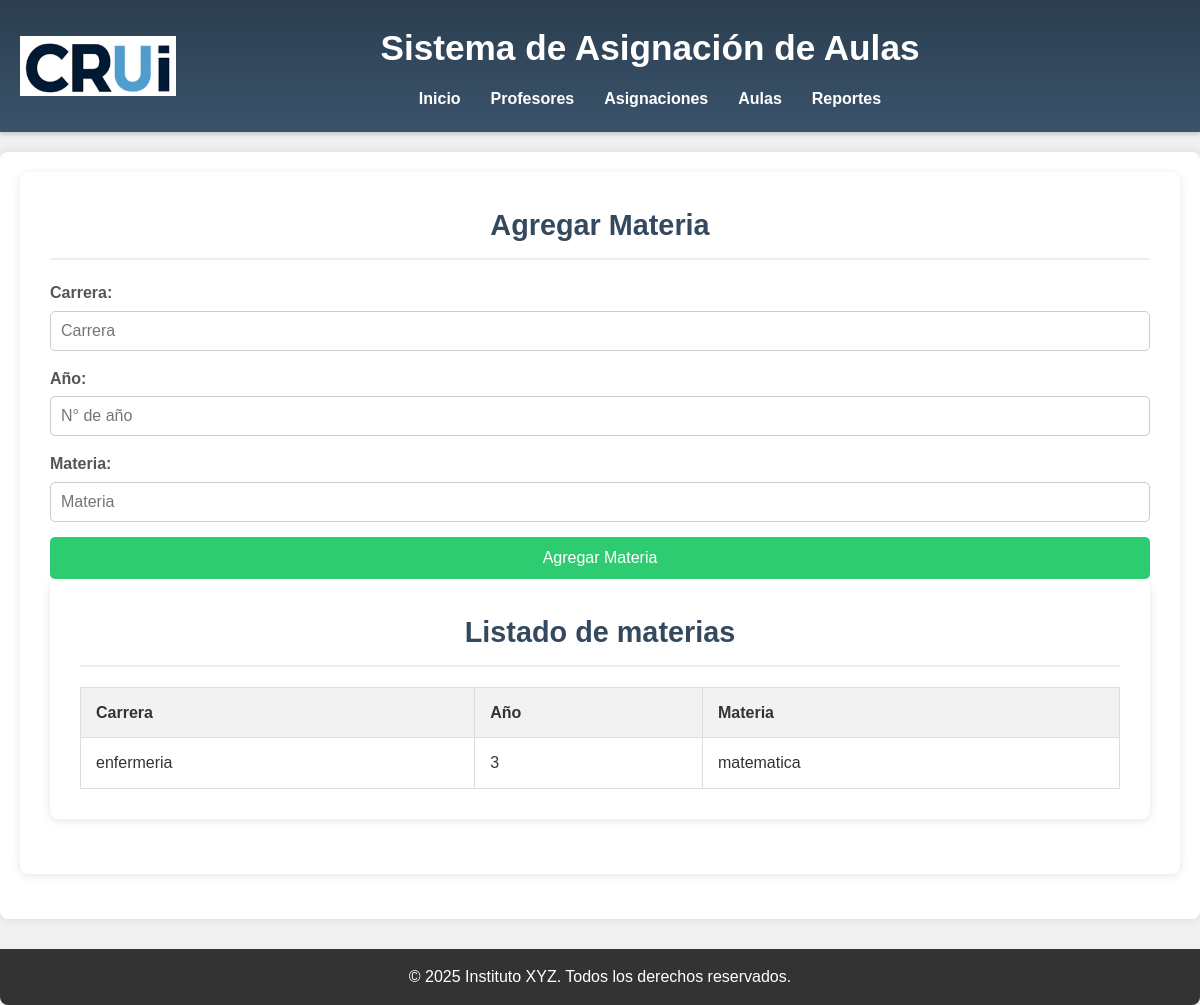
The page /views/materias.php on the database its author committed.
### tables this page shows
CREATE TABLE `materias` (
  `id` int(11) NOT NULL,
  `carrera` varchar(100) NOT NULL,
  `anio` int(4) NOT NULL DEFAULT 1,
  `materia` varchar(100) NOT NULL
);

### views/materias.php (the view, shortened to what this page needs)
<?php
include '../config/conexion.php';
$sql = "SELECT * FROM materias";
$result = $conexion->query($sql);
?>
<!DOCTYPE html>
<html lang="es">
<head>
    <link rel="stylesheet" href="../css/style.css">
</head>
<body>
    <header>
        <img src="../img/CRUI_logo.png" alt="Logo CRUI" class="header-logo-absolute">
        <h1>Sistema de Asignación de Aulas</h1>
        <nav>
            <ul>
                <li><a href="index.php">Inicio</a></li>
                <li><a href="profesores.php">Profesores</a></li>
                <li><a href="asignaciones.php">Asignaciones</a></li>
                <li><a href="aulas.php">Aulas</a></li>
                <li><a href="#reportes">Reportes</a></li>
            </ul>
        </nav>
    </header>
    <main class="container">
                <section id="agregar-materia">
                    <h2>Agregar Materia</h2>
                    <form id="add-materia-form" action="agregar_materia.php" method="POST">
                          <div class="form-group">
        <label for="materia-carrera">Carrera:</label>
        <input type="text" id="materia-carrera" name="carrera" placeholder="Carrera" required>
    </div>
    <div class="form-group">
        <label for="materia-anio">Año:</label>
      <input type="number" id="materia-anio" name="anio" placeholder="N° de año" required>
    </div>
    <div class="form-group">
        <label for="materia-materia">Materia:</label>
        <input type="text" id="materia-materia" name="materia" placeholder="Materia" required>
    </div>
    <button type="submit">Agregar Materia</button>
</form>
        <section id="asignaciones-actuales">
            <h2>Listado de materias</h2>
<table id="current-assignments-table">
    <thead>
        <tr>
            <th>Carrera</th>
            <th>Año</th>
            <th>Materia</th>
        </tr>
    </thead>
    <tbody>
        <?php
        if ($result->num_rows > 0) {
            while ($row = $result->fetch_assoc()) {
                echo "<tr>";
                echo "<td>" . $row["carrera"] . "</td>";
                echo "<td>" . $row["anio"] . "</td>";
                echo "<td>" . $row["materia"] . "</td>";
                echo "</tr>";
            }
        } else {
            echo "<tr><td colspan='3'>No hay materias registradas.</td></tr>";
        }
        ?>
    </tbody>
</table>
        </section>
    </main>
    <footer>
        <p>&copy; 2025 Instituto XYZ. Todos los derechos reservados.</p>
    </footer>
</body>
</html>

### css/style.css (style rules this page uses)
body, h1, h2, p, div, ul, li { margin: 0; padding: 0; box-sizing: border-box; }
body { font-family: sans-serif; background-color: #f0f0f0; line-height: 1.6; color: #333; }
.container { max-width: 1200px; margin: 20px auto; padding: 20px; background-color: white; border-radius: 8px; box-shadow: 0 0 10px rgba(0, 0, 0, 0.1); }
header { background: linear-gradient(to bottom, #2c3e50, #3a536b); color: #ffffff; padding: 20px 0; text-align: center; box-shadow: 0 2px 5px rgba(0,0,0,0.2); position: relative; padding-left: 100px; }
.header-logo-absolute { position: absolute; left: 20px; top: 50%; transform: translateY(-50%); height: 60px; width: auto; }
header h1 { margin: 0; font-size: 2.2em; white-space: nowrap; margin-bottom: 10px; }
nav ul { list-style: none; padding: 0; display: flex; justify-content: center; margin: 0; }
nav ul li { margin: 0 15px; }
nav ul li a { color: #ffffff; text-decoration: none; font-weight: bold; transition: color 0.3s ease; }
section { background-color: #ffffff; padding: 30px; margin-bottom: 25px; border-radius: 8px; box-shadow: 0 2px 10px rgba(0,0,0,0.1); }
section h2 { color: #34495e; margin-bottom: 20px; font-size: 1.8em; border-bottom: 2px solid #eee; padding-bottom: 10px; text-align: center; }
.form-group { margin-bottom: 15px; }
.form-group label { display: block; margin-bottom: 5px; font-weight: bold; color: #555; }
.form-group input[type="text"], .form-group input[type="number"], .form-group input[type="date"], .form-group input[type="time"], .form-group input[type="email"], .form-group select, .form-group textarea { width: 100%; padding: 10px; border: 1px solid #ccc; border-radius: 5px; font-size: 1em; box-sizing: border-box; }
button[type="submit"] { background-color: #2ecc71; color: white; padding: 12px 20px; border: none; border-radius: 5px; cursor: pointer; font-size: 1em; transition: background-color 0.3s ease; width: 100%; }
#asignaciones-actuales table { width: 100%; border-collapse: collapse; margin-top: 15px; }
#asignaciones-actuales th, #asignaciones-actuales td { padding: 12px 15px; border: 1px solid #ddd; text-align: left; }
#asignaciones-actuales th { background-color: #f2f2f2; color: #333; font-weight: bold; }
footer { text-align: center; padding: 15px; background-color: #333; color: white; border-radius: 0 0 8px 8px; margin-top: 30px; }

### rows shown on the page
materias: carrera "enfermeria", anio "3", materia "matematica"
